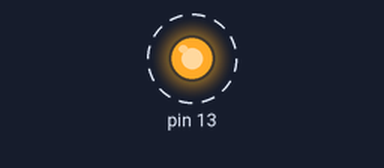
This sketch was run on a simulated Arduino Uno, built with avr-gcc and run on an emulated ATmega328P. On the bench: output pins drawn as LEDs (lit = HIGH). Dashed ring = blinking. What the sketch prints to the serial monitor is not drawn.

Above: at 0.5 s.
Timing chart, 0 to 4.6 s (numbered marks = the images above):
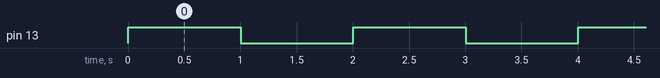

The sketch:

Line_sensor.ino
```cpp
void setup()
{
  // put your setup code here, to run once:
  Serial.begin(115200);
  while(!Serial)
  {
  }
  Serial.println("Success to open Serial0");
  Serial.flush();  //통신이 완료될 때 까지 기다린다.

  pinMode(13, OUTPUT);

}

void loop()
{
  // put your main code here, to run repeatedly:
  digitalWrite(13, HIGH);
  Serial.println("Turn on Light");
  Serial.flush();  //통신이 완료될 때 까지 기다린다.
  delay(1000); // 1000msec  1초

  digitalWrite(13, LOW);
  Serial.println("Turn off Light");
  Serial.flush();  //통신이 완료될 때 까지 기다린다.
  delay(1000); // 1000msec  1초
}
```

Measured:
- by itself, pin 13: alternates HIGH for 1.0 s and LOW for 1.0 s
